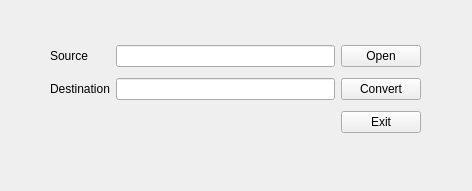
<?xml version="1.0" encoding="UTF-8"?>
<ui version="4.0">
 <class>MainWindow</class>
 <widget class="QWidget" name="MainWindow">
  <property name="geometry">
   <rect>
    <x>0</x>
    <y>0</y>
    <width>472</width>
    <height>191</height>
   </rect>
  </property>
  <property name="windowTitle">
   <string>csv2xlsx Converter</string>
  </property>
  <widget class="QWidget" name="gridLayoutWidget">
   <property name="geometry">
    <rect>
     <x>50</x>
     <y>40</y>
     <width>371</width>
     <height>99</height>
    </rect>
   </property>
   <layout class="QGridLayout" name="gridLayout">
    <item row="0" column="1">
     <widget class="QLineEdit" name="sourceFolder_lineEdit"/>
    </item>
    <item row="0" column="0">
     <widget class="QLabel" name="source_label">
      <property name="text">
       <string>Source</string>
      </property>
     </widget>
    </item>
    <item row="1" column="0">
     <widget class="QLabel" name="dist_label">
      <property name="text">
       <string>Destination</string>
      </property>
     </widget>
    </item>
    <item row="1" column="2">
     <widget class="QPushButton" name="convert_btn">
      <property name="text">
       <string>Convert</string>
      </property>
     </widget>
    </item>
    <item row="1" column="1">
     <widget class="QLineEdit" name="destFolder_lineEdit"/>
    </item>
    <item row="0" column="2">
     <widget class="QPushButton" name="selectFolder_btn">
      <property name="text">
       <string>Open</string>
      </property>
     </widget>
    </item>
    <item row="2" column="2">
     <widget class="QPushButton" name="exit_btn">
      <property name="text">
       <string>Exit</string>
      </property>
     </widget>
    </item>
   </layout>
  </widget>
 </widget>
 <resources/>
 <connections/>
</ui>
